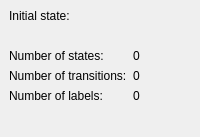
<?xml version="1.0" encoding="UTF-8"?>
<ui version="4.0">
 <class>DockWidgetInfo</class>
 <widget class="QDockWidget" name="DockWidgetInfo">
  <property name="geometry">
   <rect>
    <x>0</x>
    <y>0</y>
    <width>200</width>
    <height>137</height>
   </rect>
  </property>
  <property name="minimumSize">
   <size>
    <width>179</width>
    <height>137</height>
   </size>
  </property>
  <property name="maximumSize">
   <size>
    <width>500</width>
    <height>150</height>
   </size>
  </property>
  <property name="font">
   <font>
    <weight>75</weight>
    <bold>true</bold>
   </font>
  </property>
  <property name="windowTitle">
   <string>Information</string>
  </property>
  <widget class="QWidget" name="dockWidgetContents">
   <property name="font">
    <font>
     <weight>50</weight>
     <bold>false</bold>
    </font>
   </property>
   <layout class="QVBoxLayout" name="verticalLayout">
    <item>
     <layout class="QGridLayout" name="gridLayout">
      <item row="0" column="0">
       <widget class="QLabel" name="lblInitial">
        <property name="text">
         <string>Initial state:</string>
        </property>
       </widget>
      </item>
      <item row="0" column="1">
       <widget class="QLabel" name="lblInitialValue">
        <property name="text">
         <string/>
        </property>
       </widget>
      </item>
      <item row="2" column="1">
       <widget class="QLabel" name="lblStatesValue">
        <property name="text">
         <string>0</string>
        </property>
       </widget>
      </item>
      <item row="2" column="0">
       <widget class="QLabel" name="lblStates">
        <property name="text">
         <string>Number of states:</string>
        </property>
       </widget>
      </item>
      <item row="3" column="0">
       <widget class="QLabel" name="lblTransitions">
        <property name="text">
         <string>Number of transitions:</string>
        </property>
       </widget>
      </item>
      <item row="3" column="1">
       <widget class="QLabel" name="lblTransitionsValue">
        <property name="text">
         <string>0</string>
        </property>
       </widget>
      </item>
      <item row="4" column="0">
       <widget class="QLabel" name="lblLabels">
        <property name="text">
         <string>Number of labels:</string>
        </property>
       </widget>
      </item>
      <item row="4" column="1">
       <widget class="QLabel" name="lblLabelsValue">
        <property name="text">
         <string>0</string>
        </property>
       </widget>
      </item>
      <item row="1" column="1">
       <widget class="QLabel" name="lblInitialString">
        <property name="text">
         <string/>
        </property>
       </widget>
      </item>
     </layout>
    </item>
    <item>
     <spacer name="verticalSpacer">
      <property name="orientation">
       <enum>Qt::Vertical</enum>
      </property>
      <property name="sizeHint" stdset="0">
       <size>
        <width>20</width>
        <height>40</height>
       </size>
      </property>
     </spacer>
    </item>
   </layout>
  </widget>
 </widget>
 <resources/>
 <connections/>
 <slots>
  <slot>onInformationChanged()</slot>
 </slots>
</ui>
